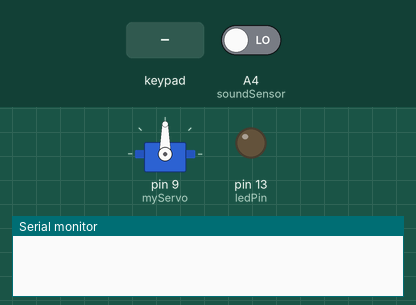
Bench run of a sketch on a simulated Arduino Uno, built with avr-gcc and run on an emulated ATmega328P. On the bench: servo, output pins drawn as LEDs (lit = HIGH), the last lines printed to the serial monitor. The inputs (shaded band) are chosen by the test bench; at power-on: A4 (soundSensor) LOW.

Above: at 1.2 s.
1.3 s: keypad keys 1 2 3 4 * pressed 0.4 s apart
At 3.9 s:
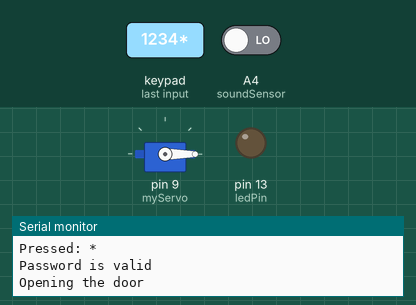
4.8 s: key 'A' pressed
6.3 s: key 'B' pressed
7.8 s: keypad keys 1 2 3 4 # pressed 0.4 s apart
11.3 s: key 'C' pressed
12.8 s: keypad keys 1 2 3 4 D pressed 0.4 s apart
Timing chart, 0 to 15.8 s (numbered marks = the images above; inputs shaded):
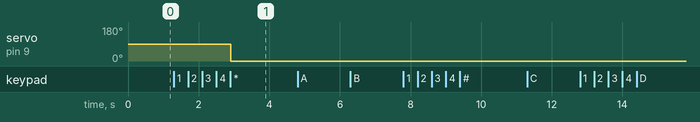

Measured:
- after the input at 1.3 s, servo on pin 9 (myServo): 90° → 0° after 1.6 s

The sketch:

main.ino
```cpp
#include <Keypad.h>
#include <Servo.h>
#include <Password.h>

Servo myServo;
Password myPassword = Password("1234");
int pos = 0;

const byte ROWS = 4;
const byte COLS = 4;
char keys[ROWS][COLS] = {
  {'1','2','3','A'},
  {'4','5','6','B'},
  {'7','8','9','C'},
  {'*','0','#','D'}
};
byte rowPins[ROWS] = {8,7,6,5};
byte colPins[COLS] = {4,3,2,1};

Keypad myKeypad = Keypad(makeKeymap(keys), rowPins, colPins, ROWS, COLS);

int soundSensor = A4;
int clap = 0;
int ledPin = 13;
long detectionRangeStart = 0;
long detectionRange = 0;
boolean lightStatus = false;

int cekMasuk = 0;

void setup() {
  Serial.begin(9600);
  pinMode(ledPin, OUTPUT);
  myKeypad.addEventListener(keypadEvent);
  myServo.attach(9);
  pinMode(soundSensor, INPUT);
}

void loop() {
    char inputKey = myKeypad.getKey();
    if (cekMasuk == 1) turnLightOn();
}

void keypadEvent(KeypadEvent eKey) {
    switch (myKeypad.getState()) {
        case PRESSED: {
            Serial.print("Pressed: ");
            Serial.println(eKey);
            switch (eKey) {
                case '*': checkPassword(); break;
                case '#': myPassword.reset(), cekMasuk = 0; break;
                case '0': closeDoor(); break;
                default: myPassword.append(eKey); break;
            }
        }
    }
}

void checkPassword() {
    if (myPassword.evaluate()) {
        Serial.println("Password is valid");
        openDoor();
        cekMasuk = 1;
    } else {
        Serial.println("Password is invalid");
    }
}

void openDoor() {
    Serial.println("Opening the door");
    for (pos = 0; pos <= 90; pos ++) {
        myServo.write(pos);
        delay(15);
        break;
    }
}

void closeDoor() {
    Serial.println("Closing door");
    for (pos = 90; pos >= 0; pos --) {
        myServo.write(pos);
        delay(15);
        break;
    }
}

void turnLightOn() {
    int sensorStatus = digitalRead(soundSensor);
    if (!sensorStatus) {
        if (!clap) {
            detectionRangeStart = detectionRange = millis();
            clap ++;
        } else if (clap && millis() - detectionRange >= 50) {
            detectionRange = millis();
            clap ++;
        }
    }

    if (millis() - detectionRangeStart >= 400) {
        if (clap == 2) {
            if (!lightStatus) {
                Serial.println("Light is on");
                digitalWrite(ledPin, HIGH);
                lightStatus = true;
            } else {
                Serial.println("Light is off");
                digitalWrite(ledPin, LOW);
                lightStatus = false;
            }
        }
    }
    clap = 0;
}
```
